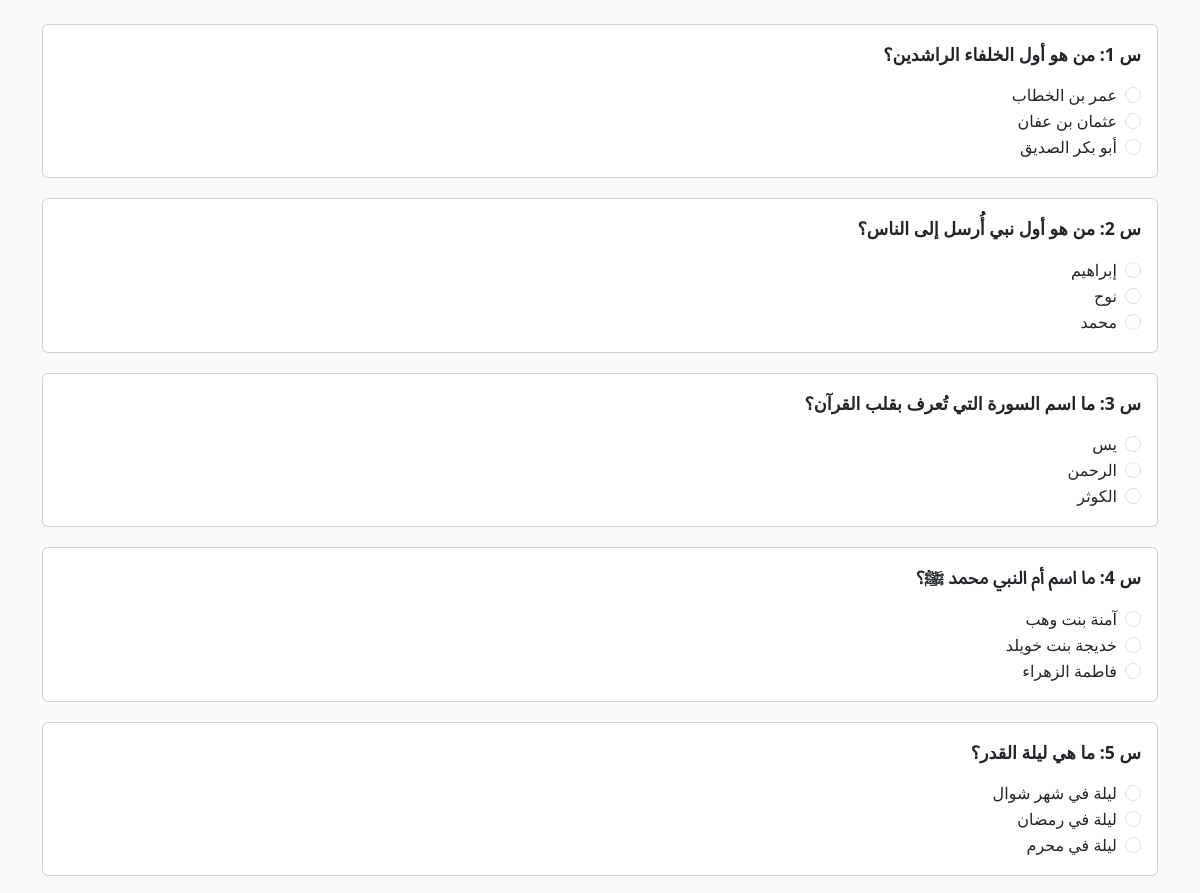
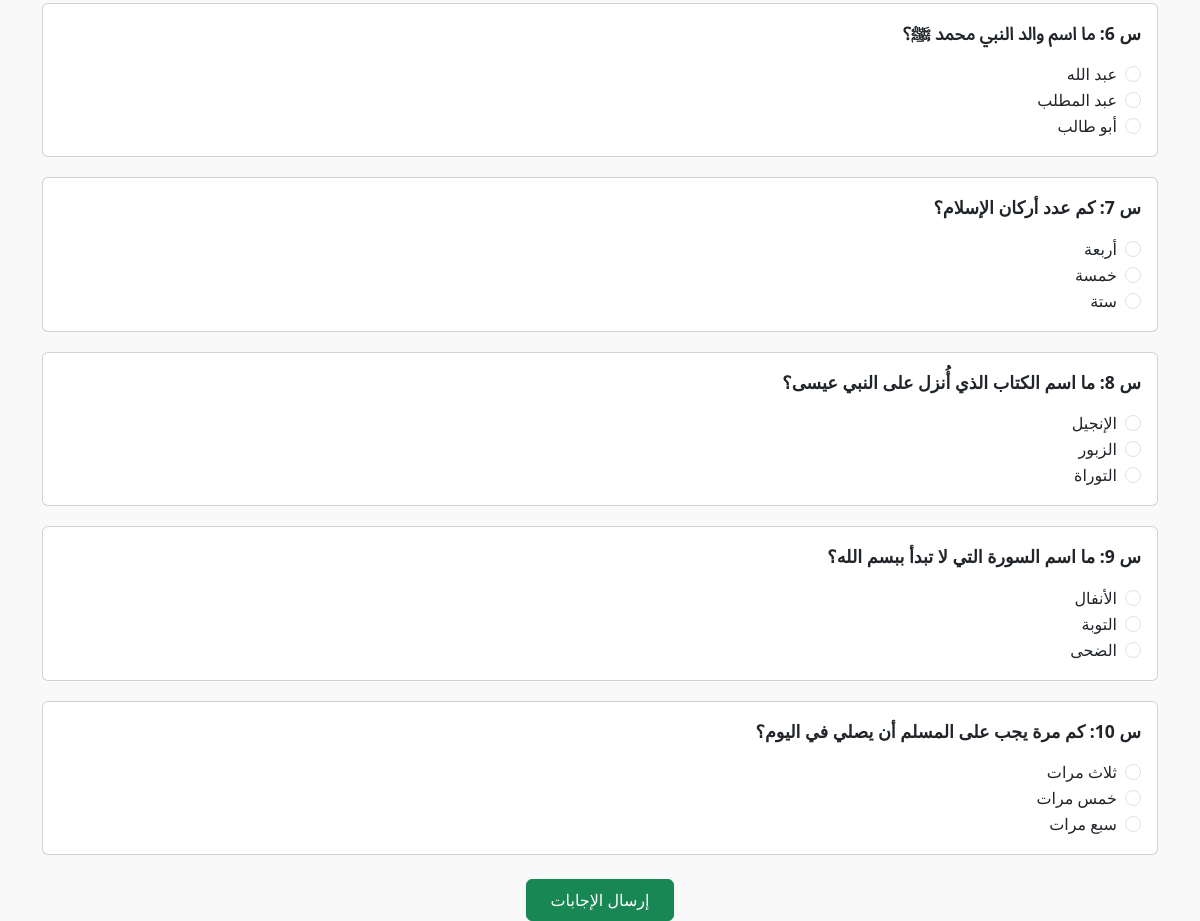
/test/1, run on the app's committed database (2 pictures, top to bottom).
### models.py (models this page shows)
class Question(db.Model):
    __tablename__ = 'questions'
    id = db.Column(db.Integer, primary_key=True)
    text = db.Column(db.Text, nullable=False)
    option_a = db.Column(db.String(255), nullable=False)
    option_b = db.Column(db.String(255), nullable=False)
    option_c = db.Column(db.String(255), nullable=False)
    correct_option = db.Column(db.String(1), nullable=False)  # 'A', 'B', or 'C'

### app.py (the view, shortened to what this page needs)
@app.route('/test/<int:student_id>', methods=['GET', 'POST'])
def take_test(student_id):
    student = Student.query.get_or_404(student_id)
    questions = Question.query.order_by(func.random()).limit(10).all()
    return render_template('test.html', questions=questions, student=student)

### templates/test.html (shortened to what this page needs)
<!DOCTYPE html>
<html lang="ar" dir="rtl">
<head>
    <link href="https://cdn.jsdelivr.net/npm/bootstrap@5.3.0/dist/css/bootstrap.rtl.min.css" rel="stylesheet">
</head>
<body>
<div class="container mt-4">
    <form method="POST">
        {% for q in questions %}
        <div class="card question-card">
            <div class="card-body">
                <p class="question-title">س {{ loop.index }}: {{ q.text }}</p>
                <div class="form-check">
                    <input class="form-check-input" type="radio" name="{{ q.id }}" value="A" required>
                    <label class="form-check-label">{{ q.option_a }}</label>
                </div>
                <div class="form-check">
                    <input class="form-check-input" type="radio" name="{{ q.id }}" value="B">
                    <label class="form-check-label">{{ q.option_b }}</label>
                </div>
                <div class="form-check">
                    <input class="form-check-input" type="radio" name="{{ q.id }}" value="C">
                    <label class="form-check-label">{{ q.option_c }}</label>
                </div>
            </div>
        </div>
        {% endfor %}
        <div class="text-center mt-4">
            <button type="submit" class="btn btn-success px-4 py-2">إرسال الإجابات</button>
        </div>
    </form>
</div>
</body>
</html>

### templates/test.html (style rules this page uses)
body { background-color: #f9f9f9; }
.question-card { margin-bottom: 20px; }
.question-title { font-weight: bold; font-size: 1.1rem; }

### data on the page
Question: text "من هو أول الخلفاء الراشدين؟", option_a "عمر بن الخطاب", option_b "عثمان بن عفان", option_c "أبو بكر الصديق"
Question: text "من هو أول نبي أُرسل إلى الناس؟", option_a "إبراهيم", option_b "نوح", option_c "محمد"
Question: text "ما اسم السورة التي تُعرف بقلب القرآن؟", option_a "يس", option_b "الرحمن", option_c "الكوثر"
Question: text "ما اسم أم النبي محمد ﷺ؟", option_a "آمنة بنت وهب", option_b "خديجة بنت خويلد", option_c "فاطمة الزهراء"
Question: text "ما هي ليلة القدر؟", option_a "ليلة في شهر شوال", option_b "ليلة في رمضان", option_c "ليلة في محرم"
Question: text "ما اسم والد النبي محمد ﷺ؟", option_a "عبد الله", option_b "عبد المطلب", option_c "أبو طالب"
Question: text "كم عدد أركان الإسلام؟", option_a "أربعة", option_b "خمسة", option_c "ستة"
Question: text "ما اسم الكتاب الذي أُنزل على النبي عيسى؟", option_a "الإنجيل", option_b "الزبور", option_c "التوراة"
Question: text "ما اسم السورة التي لا تبدأ ببسم الله؟", option_a "الأنفال", option_b "التوبة", option_c "الضحى"
Question: text "كم مرة يجب على المسلم أن يصلي في اليوم؟", option_a "ثلاث مرات", option_b "خمس مرات", option_c "سبع مرات"
